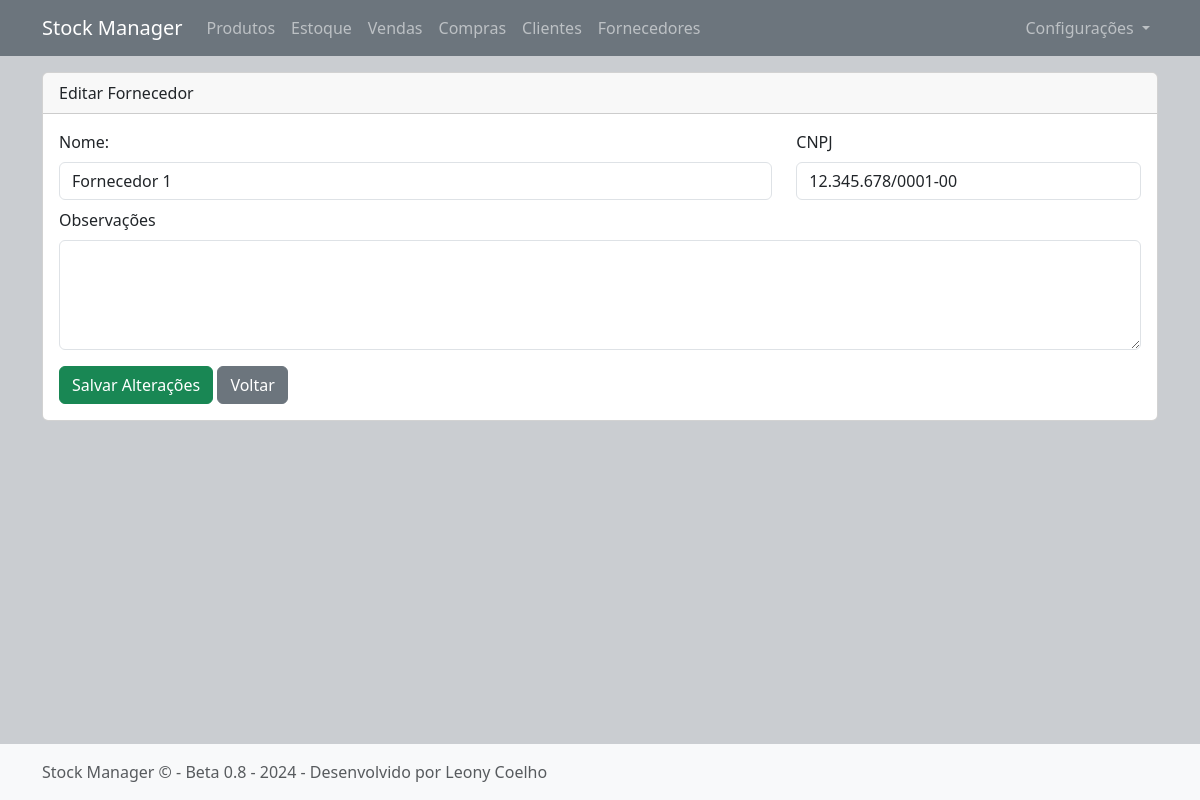
Page /supplier/edit/29/ (signed in) on the earlier database version.
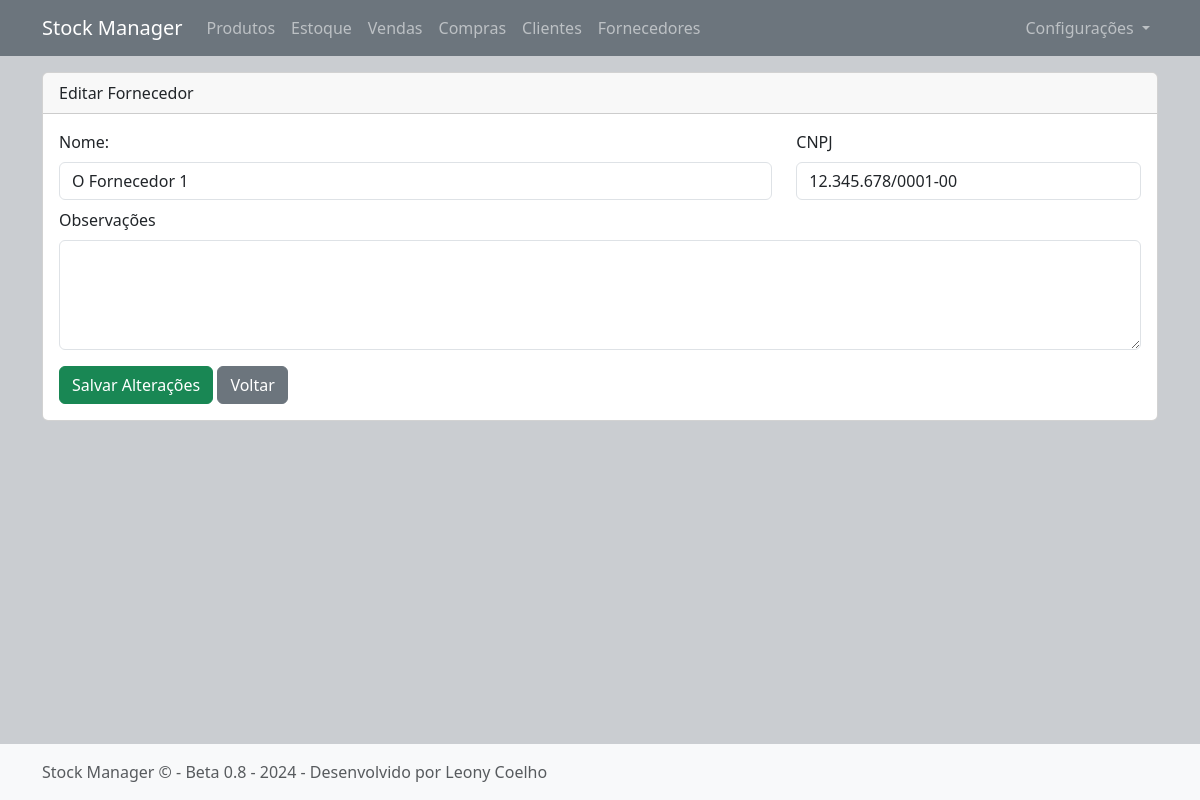
Same page on the later database version.
### app_stock_manager/models.py (models this page shows, shortened)
class Supplier(models.Model):
    name = models.CharField(max_length=255)
    created = models.DateTimeField(auto_now_add=True)
    cnpj = models.CharField(max_length=20, default=None)
    observations = models.TextField(blank=True, null=True)

### app_stock_manager/views.py (the view, shortened to what this page needs)
# urls.py: path("supplier/edit/<int:supplier_id>/", views.edit_supplier, name="edit_supplier"),
@login_required
def edit_supplier(request, supplier_id):
    supplier = get_object_or_404(Supplier, id=supplier_id)
    return render(request, "pages/edit_supplier.html", {"supplier": supplier})

### app_stock_manager/templates/pages/edit_supplier.html (shortened to what this page needs)
{% extends 'base.html' %}
{% block content %}
{% load static %}
<div class="container">
    <div class="card mt-3">
        <div class="card-header">
            Editar Fornecedor
        </div>
        <div class="card-body">
            <form method="post" action="{% url 'edit_supplier' supplier.id %}">
                <div class="row">
                    <div class="mb-2 col-8">
                        <label class="form-label">Nome:</label>
                        <input class="form-control" name="name" type="text" id="name" value="{{ supplier.name|default:'' }}" required />
                    </div>
                    <div class="mb-2 col">
                        <label class="form-label">CNPJ</label>
                        <input class="form-control" name="cnpj" type="text" id="cnpj" value="{{ supplier.cnpj|default:'' }}" required />
                    </div>
                </div>
                <label class="form-label">Observações</label>
                <textarea class="form-control" name="observations" rows="4">{{ supplier.observations|default:'' }}</textarea>
                <button type="submit" class="btn btn-success mt-3">Salvar Alterações</button>
                <a class="btn btn-secondary mt-3" href="{% url 'view_suppliers' %}">Voltar</a>
            </form>
        </div>
    </div>
</div>
{% endblock %}

### app_stock_manager/templates/base.html (shortened to what this page needs)
{% load static %}
<!doctype html>
<html lang="en" class="h-100">
  <head>
    <link href="https://cdn.jsdelivr.net/npm/bootstrap@5.3.3/dist/css/bootstrap.min.css" rel="stylesheet">
    <link href="{% static 'css/style.css' %}" rel="stylesheet" type="text/css">
  </head>
  <body class="d-flex flex-column h-100">
    <nav class="navbar navbar-expand-lg bg-secondary text-light" data-bs-theme="dark">
        <div class="container-fluid container">
          <a class="navbar-brand" href="{% url 'home' %}">Stock Manager</a>
          <div class="collapse navbar-collapse" id="navbarSupportedContent">
            <ul class="navbar-nav me-auto mb-2 mb-lg-0">
              <li class="nav-item">
                <a class="nav-link" href="{% url 'view_products' %}">Produtos</a>
              </li>
              <li class="nav-item">
                <a class="nav-link" href="{% url 'view_stocks' %}">Estoque</a>
              </li>
              <li class="nav-item">
                <a class="nav-link" href="{% url 'view_sales' %}">Vendas</a>
              </li>
              <li class="nav-item">
                <a class="nav-link" href="{% url 'view_purchases' %}">Compras</a>
              </li>
              <li class="nav-item">
                <a class="nav-link" href="{% url 'view_customers' %}">Clientes</a>
              </li>
              <li class="nav-item">
                <a class="nav-link" href="{% url 'view_suppliers' %}">Fornecedores</a>
              </li>
            </ul>
            <div class="d-flex">
              <ul class="navbar-nav me-auto mb-2 mb-lg-0">
                <li class="nav-item dropdown">
                  <a class="nav-link dropdown-toggle" href="#" role="button" data-bs-toggle="dropdown" aria-expanded="false">
                    Configurações
                  </a>
                </li>
              </ul>
            </div>
          </div>
        </div>
      </nav>
      <main class="flex-shrink-0 mb-3">
    {% block content %}
    {% endblock %}
    </main>
    <footer class="footer mt-auto py-3 bg-light">
      <div class="container">
        <span class="text-muted">Stock Manager &copy; - Beta 0.8 - 2024 - Desenvolvido por Leony Coelho</span>
      </div>
    </footer>
  </body>
</html>

### app_stock_manager/static/css/style.css (style rules this page uses)
body { background-color: rgb(202, 205, 209); }

Differences in the rows shown:
changed Supplier: name "Fornecedor 1" → "O Fornecedor 1"
